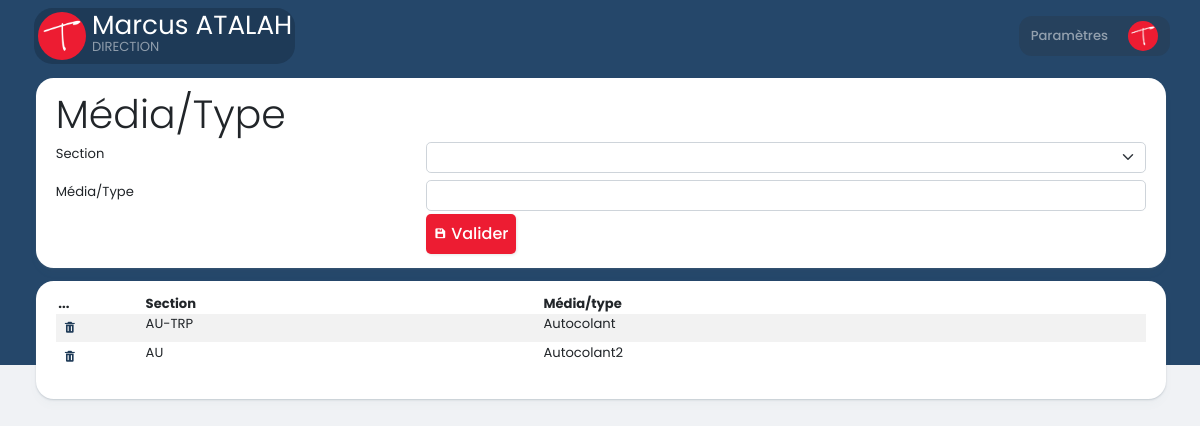
Page /drwxr/mtypes/ (signed in) on the committed database.
### tables this page shows
CREATE TABLE `tbmtype` (
  `IDMTYPE` int(11) NOT NULL,
  `IDSECTION` int(11) NOT NULL,
  `MTYPE` varchar(55) DEFAULT NULL
);

CREATE TABLE `tbmedia` (
  `IDMEDIA` int(11) NOT NULL,
  `MEDIA` varchar(255) DEFAULT NULL
);

### drwxr/app/controllers/Mtypes.php (called while the page is built, shortened)
<?php
class Mtypes extends Controller {
    private $postModel;
    public function __construct() {
        $this->postModel = $this->model('Mtype');
    }
    public function index() {
        $mtyme = $this->postModel->getMtypes();
        $data = ['mtymes' => $mtyme, 'TitleProject' => 'M&eacute;dia/Type'];
        $this->view('settings/mtype', $data);
    }
}

### drwxr/app/libraries/Core.php (called while the page is built, shortened)
<?php
class Core {
    protected $currentMethod = 'index';
    public function __construct() {
        $url = $this->getUrl();
        if (isset($url[0]) && file_exists('../app/controllers/' . ucwords($url[0]) . '.php')) {
            unset($url[0]);
        }
        $this->currentController = new $this->currentController;
        $this->params = $url ? array_values($url) : [];
        call_user_func_array([$this->currentController, $this->currentMethod], $this->params);
    }
    public function getUrl() {
        if (isset($_GET['url'])) {
            $url = rtrim($_GET['url'], '/');
            $url = filter_var($url, FILTER_SANITIZE_URL);
            $url = explode('/', $url);
            return $url;
        }
    }
}

### drwxr/public/index.php (called while the page is built, shortened)
<?php
$init = new Core;

### drwxr/app/libraries/Database.php (called while the page is built, shortened)
<?php
class Database {
    private $host = DB_HOST;
    private $user = DB_USER;
    private $pass = DB_PASS;
    private $dbname = DB_NAME;
    private $dbh;
    private $stmt;
    public function __construct() {
        $dsn = 'mysql:host=' . $this->host . ';dbname=' . $this->dbname;
        $options = array(
            PDO::ATTR_PERSISTENT => true,
            PDO::ATTR_ERRMODE => PDO::ERRMODE_EXCEPTION
        );
        try {
            $this->dbh = new PDO($dsn, $this->user, $this->pass, $options);
        } catch (PDOException $e) {
            $this->error = $e->getMessage();
            echo $this->error;
        }
    }
    public function query($sql) {
        $this->stmt = $this->dbh->prepare($sql);
    }
    public function execute() {
        return $this->stmt->execute();
    }
    public function resultSet() {
        $this->execute();
        return $this->stmt->fetchAll(PDO::FETCH_OBJ);
    }
}

### drwxr/app/models/Mtype.php (called while the page is built, shortened)
<?php
class Mtype{
    private $db;
    public function __construct() {
        $this->db = new Database;
    }
    public function getMtypes() {
        $this->db->query('SELECT
                            tbmtype.IDMTYPE,
                            tbmedia.MEDIA,
                            tbmtype.MTYPE
                        FROM tbmtype
                            INNER JOIN tbmedia
                        ON tbmtype.IDSECTION = tbmedia.IDMEDIA
                        ORDER BY tbmtype.MTYPE ASC');
        $result = $this->db->resultSet();
        return $result;
    }
}

### drwxr/app/views/settings/mtype.php (the view, shortened to what this page needs)
<?php
require APPROOT . '/views/inc/header.php';
?>
<div class="main-content container-fluid">
    <div class="maincontent">
        <main>
            <section>
                <div class="card-tazoomcm my-3">
                    <?php require 'titleproject.php'; ?>
                                    <form action="<?php echo URLROOT; ?>/mtypes/add" method="POST">
                                        <div class="form-group row">
                                            <label class="col-md-4 col-form-label">Section</label>
                                            <div class="col-md-8">
                                                <select class="form-select" name="IDSECTION" required="">
                                                    <option value=""></option>
                                                    <?php
                                                    $queryperS = "SELECT * FROM tbmedia ORDER BY MEDIA ASC";
                                                    $perS = mysqli_query($connu, $queryperS);
                                                    while ($row = mysqli_fetch_array($perS)) {
                                                        echo '<option value="' . $row['IDMEDIA'] . '">' . $row['MEDIA'] . '</option>';
                                                    }
                                                    ?>
                                                </select>
                                            </div>
                                            <label class="col-md-4 col-form-label">M&eacute;dia/Type</label>
                                            <div class="col-md-8">
                                                <input class="form-control" type="text" name="MTYPE" />
                                            </div>
                                            <label class="col-md-4 col-form-label"></label>
                                            <div class="col-md-8">
                                                <button type="submit" name="btn-mtype" class="btn btn-tazoomcm" style="font-weight:500;"><i class='bx bxs-save'></i> Valider</button>
                                            </div>
                                        </div>
                                    </form>
                </div>
                <div class="card-tazoomcm my-3">
                    <table class="table table-striped border-white" width="100%">
                        <thead>
                            <tr class="text-dark">
                                <th width="8%">...</th>
                                <th>Section</th>
                                <th>M&eacute;dia/type</th>
                            </tr>
                        </thead>
                        <tbody>
                            <?php foreach ($data['mtymes'] as $mtype) : ?>
                                <tr>
                                    <td>
                                        <a href="<?php echo URLROOT; ?>/mtypes/confirmdelete/<?php echo $mtype->IDMTYPE; ?>" class="btn btn-tazoomcm-delete" title='Supprimer' data-toggle='tooltip'><i class='bx bxs-trash'></i></a></td>
                                    <td><?php echo $mtype->MEDIA; ?></td>
                                    <td><?php echo $mtype->MTYPE; ?></td>
                                </tr>
                            <?php endforeach; ?>
                        </tbody>
                    </table>
                </div>
            </section>
        </main>
    </div>
</div>
<?php
require APPROOT . '/views/inc/footer.php';

### drwxr/public/css/main.css (style rules this page uses)
html { scroll-behavior: smooth; }
:root { --bg-body: #F0F2F5; --navbar-top-color: #25476A; --navbar-color-gris: #E9E9E9; --btn-color: #DC3545; --btn-color-hover: #BB2D3B; --btn-color-bleu: #25476A; --btn-color-bleu-hover: #2C557E; --btn-color-rose: #F1DCDC; --sidebar-color: #FFF; --primary-color: #695CFE; --primary-color-light: #F6F5FF; --toggle-color: #DDD; --text-color: #212529; --text-hover-color: #FFFFFF; --icon-color: #FCFCFC; --icon-active: #6f7578; --color-card: #FFFFFF; --color-tazoom: #ED1C32; --color-white: #FFF; --color-dark: #343A40; --color-btn-org: #DF5644; --color-btn-blue: #25476A; --main-accent: #FEEDEF; --sidebar-menu-color: #25476A; --sidebar-menu-blue: #25476A; --color-top-blue-hover: #2B5279; --shadow: rgba(17, 17, 26, 0.1) 0px 0px 16px; --tran-02: all 0.2s ease; --tran-03: all 0.3s ease; --tran-04: all 0.4s ease; --tran-05: all 0.5s ease; }
* { box-sizing: border-box; margin: 0; padding: 0; font-family: 'Poppins', sans-serif; text-decoration: none; list-style: none; box-sizing: border-box; }
body { background: var(--bg-body); }
* { padding: 0; margin: 0; text-decoration: none; font-size: 13.12px; list-style-type: none; box-sizing: border-box; }
.container, .container-fluid, .container-lg, .container-md, .container-sm, .container-xl, .container-xxl { --bs-gutter-x: 3.5rem; }
.main-content { margin-top: 65px; overflow-y: auto; }
.maincontent .card-tazoomcm { background: #FFF; border-radius: 1.35rem; padding: 1rem 1.5rem; box-shadow: 0 6px 8px rgba(102,119,136,0.03), 0 1px 2px rgba(102,119,136,0.3); }
.maincontent .display-5, .maincontent .card-tazoomcm label { color: #212529; }
@media only screen and (max-width: 1224px) { .main-content { width: 98vw; margin-left: 1rem; } }
.btn-tazoomcm { border: none; box-shadow: 1px 1px 3px rgb(0 0 0 / 10%); transition: all 0.4s; padding: 8px; background-size: 200% 200%; background-position: 50%; color: white; background-color: #ED1C32; font-weight: 500; font-size: 16px; }
.btn-tazoomcm-delete { border: none; color: #1E3A57; background-color: transparent; padding: 2px 5px; font-weight: 500; font-size: 16px; }
input, textarea, select { margin-top: .25rem!important; margin-bottom: .25rem!important; }
thead tr th, tbody tr td { padding: 1px 2px; }

### drwxr/app/views/settings/mtype.php (style rules this page uses)
.table>:not(caption)>*>* { padding: 0rem 0.2rem; }

### rows in the picture
tbmtype: IDSECTION.MEDIA "AU-TRP", MTYPE "Autocolant"
tbmtype: IDSECTION.MEDIA "AU", MTYPE "Autocolant2"

### other values in the picture
$_SESSION['auth']->LASTNAME "Marcus"
$_SESSION['auth']->FIRSTNAME "ATALAH"
$_SESSION['auth']->POSTEOCCUP "DIRECTION"
$data['TitleProject'] "Média/Type"
